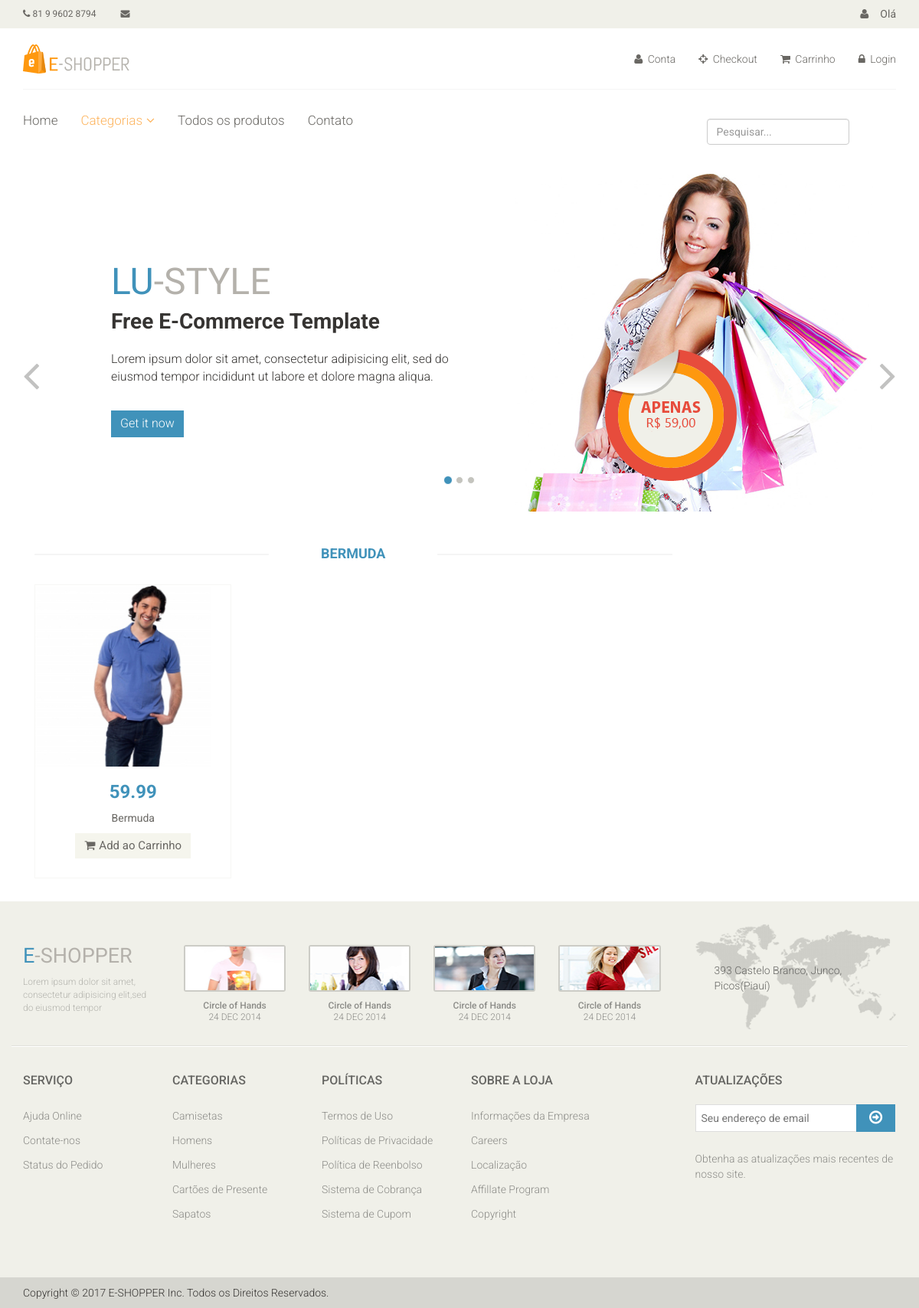
/catalogo/bermuda/, run on the app's committed database.
### catalog/models.py (models this page shows)
class Category(models.Model):
	name = models.CharField('Nome', max_length=100)
	slug = models.SlugField('Indetificador', max_length=100)
	created = models.DateTimeField('Criado em', auto_now_add=True)
	modified = models.DateTimeField('Modificado em', auto_now_add=True)
	class Meta:
		verbose_name = 'Categoria'
		verbose_name_plural = 'Categorias'
		ordering = ['name']
	def __str__(self):
		return self.name
	def get_absolute_url(self):
		return reverse('catalog:category', kwargs={'slug': self.slug})

class Product(models.Model):
	name = models.CharField('Nome', max_length=100)
	slug = models.SlugField('Indetificador', max_length=100)
	category = models.ForeignKey('catalog.Category', verbose_name='Categoria')
	description = models.TextField('Descrição', blank=True)
	price = models.DecimalField('Preço', decimal_places=2, max_digits=10)
	image = models.ImageField('Imagem', upload_to='products', blank=True, null=True)
	created = models.DateTimeField('Criado em', auto_now_add=True)
	modified = models.DateTimeField('Modificado em', auto_now_add=True)
	class Meta:
		verbose_name = 'Produto'
		verbose_name_plural = 'Produtos'
		ordering = ['name']
	def __str__(self):
		return self.name
	def get_absolute_url(self):
		return reverse('catalog:product_detail', kwargs={'slug': self.slug})

### catalog/views.py (the view)
class CategoryListView(generic.ListView):
	template_name = 'catalog/category.html'
	context_object_name = 'products'
	def get_queryset(self):
		return Product.objects.filter(category__slug=self.kwargs['slug'])
	def get_context_data(self, **kwargs):
		context = super(CategoryListView, self).get_context_data(**kwargs)
		context['current_category'] = get_object_or_404(Category, slug=self.kwargs['slug'])
		return context

### catalog/context_processors.py (called while the page is built)
def categories(request):
	return {
		'categories': Category.objects.all()
	}

### core/templatetags/pagination.py (called while the page is built)
@register.inclusion_tag('pagination.html')
def pagination(request, paginator, page_obj):
	context = {}
	context['paginator'] = paginator
	context['request'] = request
	context['page_obj'] = page_obj
	getvars = request.GET.copy()
	if 'page' in getvars:
		del getvars['page']
	if len(getvars) > 0:
		context['getvars'] = '&{0}'.format(getvars.urlencode())
	else:
		context['getvars'] = ''
	return context

### catalog/templates/catalog/category.html (shortened to what this page needs)
{% extends "base.html" %}
{% load pagination %}
{% block container %}
	<div class="col-sm-9 padding-right">
					<div class="features_items">
						<h2 class="title text-center">{{ current_category }}</h2>
						{% for product in products %}
							{% include "catalog/_product.html" %}
						{% endfor %}
				</div>
	</div>
{% endblock %}

### catalog/templates/catalog/_product.html (shortened to what this page needs)
<div class="col-sm-4">
	<div class="product-image-wrapper">
		<div class="single-products">
			<div class="productinfo text-center">
				{% if product.image %}
					<img src="{{ product.image.url }}" alt="" />
				{% endif %}
				<h2>{{ product.price }}</h2>
				<p>{{ product }}</p>
				<a href="#" class="btn btn-default add-to-cart"><i class="fa fa-shopping-cart"></i>Add ao Carrinho</a>
				</div>
					<a href="{{ product.get_absolute_url }}">
					<div class="product-overlay">
						<div class="overlay-content">
						</div>
					</div>
			</a>
		</div>
	</div>
</div>

### core/static/css/main.css (style rules this page uses)
body { font-family: 'Roboto', sans-serif; background:; position: relative; font-weight:400px; }
a { -webkit-transition: 300ms; -moz-transition: 300ms; -o-transition: 300ms; transition: 300ms; }
h1, h2, h3, h4, h5, h6 { font-family: 'Roboto', sans-serif; }
.left-sidebar h2:after, h2.title:after { content: " "; position: absolute; border: 1px solid #f5f5f5; bottom:8px; left: 0; width: 100%; height: 0; z-index: -2; }
h2.title:before { content: " "; position: absolute; background: #fff; bottom: -6px; width: 220px; height: 30px; z-index: -1; left: 50%; margin-left: -110px; }
.padding-right { padding-right: 0; }
.features_items { overflow:hidden; }
h2.title { color: #4092BA; font-family: 'Roboto', sans-serif; font-size: 18px; font-weight: 700; margin: 0 15px; text-transform: uppercase; margin-bottom: 30px; position: relative; }
.product-image-wrapper { border:1px solid #F7F7F5; overflow: hidden; margin-bottom:30px; }
.single-products { position: relative; }
.productinfo h2 { color: #4092BA; font-family: 'Roboto', sans-serif; font-size: 24px; font-weight: 700; }
.productinfo p { font-family: 'Roboto', sans-serif; font-size: 14px; font-weight: 400; color: #696763; }
.productinfo img { width: 100%; }
.productinfo { position:relative; }
.product-overlay { background:#4092BA; top: 0; display: none; height: 0; position: absolute; transition: height 500ms ease 0s; width: 100%; display: block; opacity:; }
.product-overlay .overlay-content { bottom: 0; position: absolute; bottom: 0; text-align: center; width: 100%; }
.add-to-cart { background:#F5F5ED; border: 0 none; border-radius: 0; color: #696763; font-family: 'Roboto', sans-serif; font-size: 15px; margin-bottom: 25px; }
.add-to-cart i { margin-right:5px; }

### data on the page
Category: name "BERMUDA"
Product: image (picture), price "59.99", name "Bermuda"
